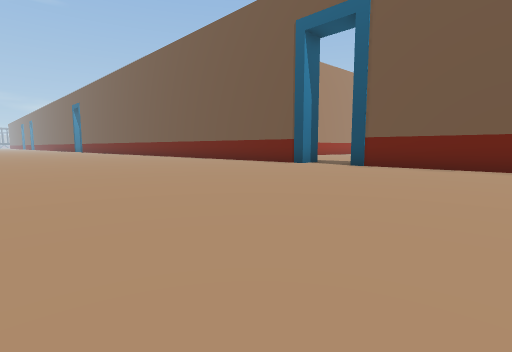
View 1 (above)

21 first-person views from a walk through a 3-D level made in the Unity game engine. The camera is 0.28 m above the floor, tilts 6° down and sees 85° across. The floor is counted in squares, 0.5 m on a side. Each view is taken from the middle of a square. On the plan, view 1 faces up. The plan holds only what a view shows up to about 9 squares ahead; the rest is blank. The place goes on beyond the plan.

View 2
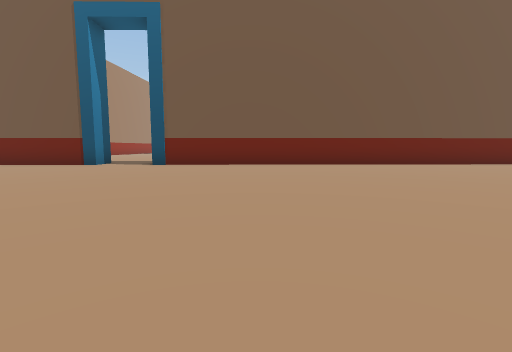

View 3
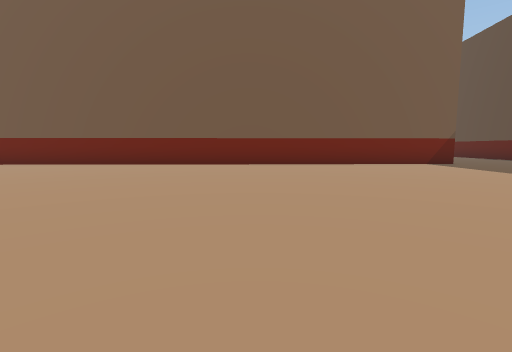

View 4
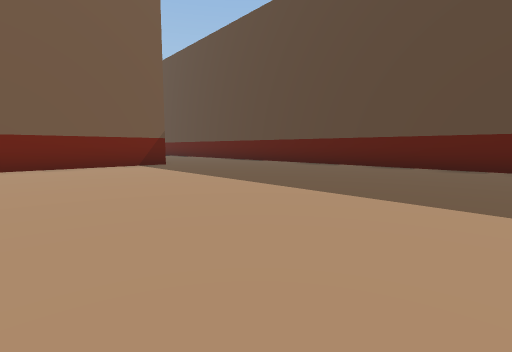

View 5
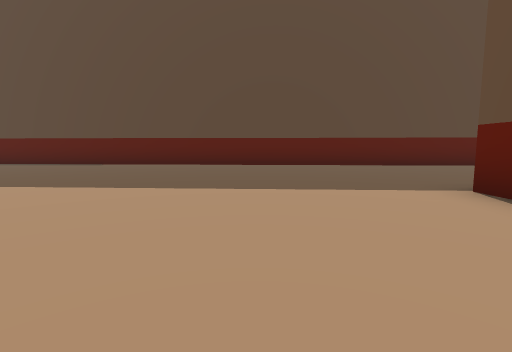

View 6
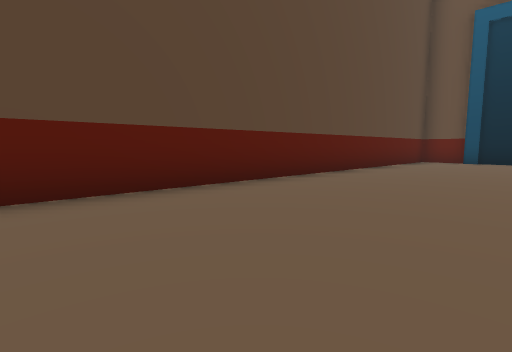

View 7
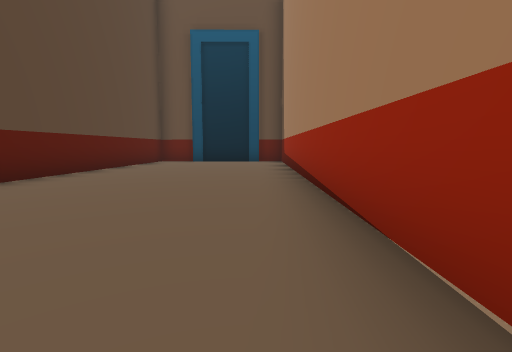

View 8
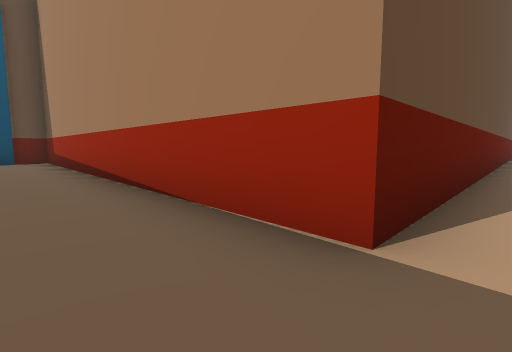

View 9
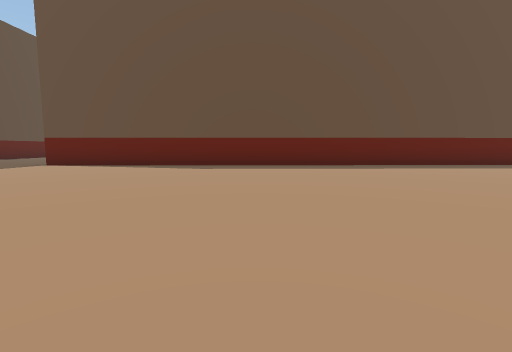

View 10
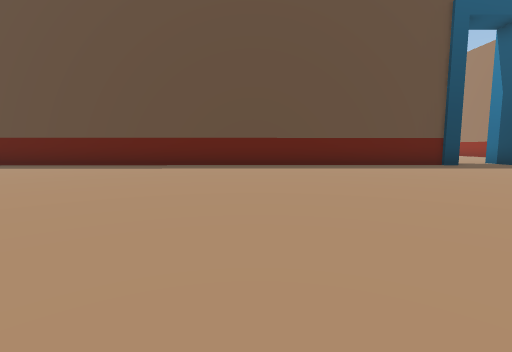

View 11
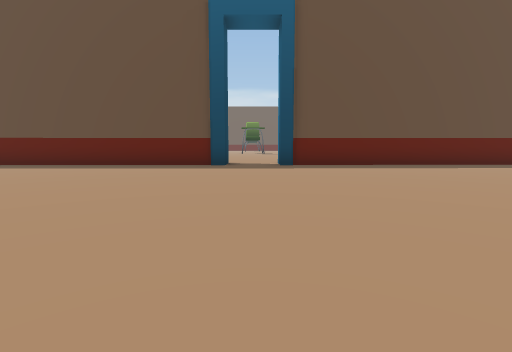

View 12
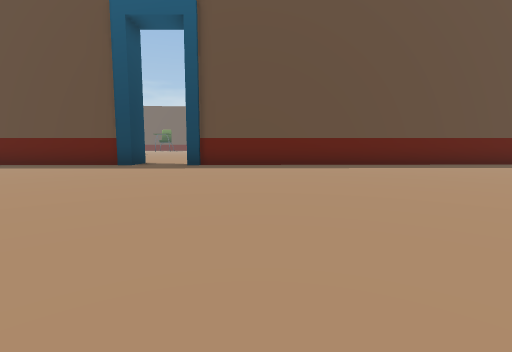

View 13
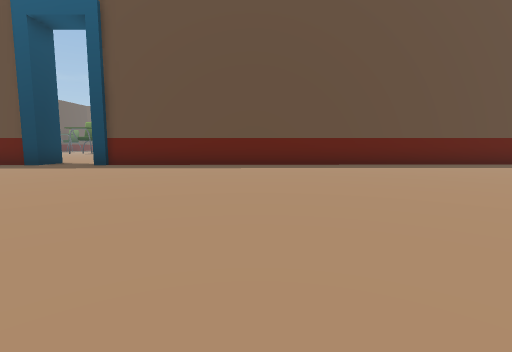

View 14
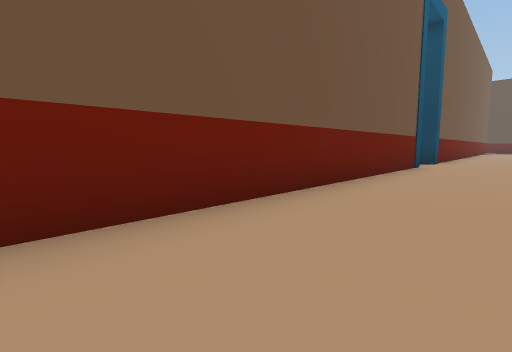

View 15
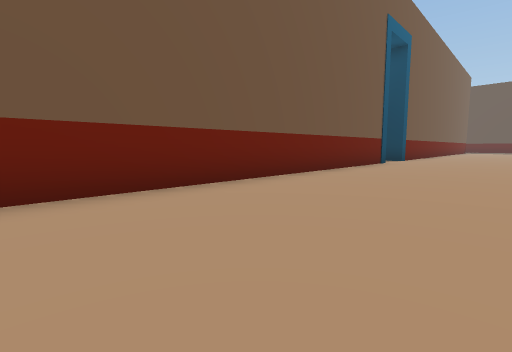

View 16
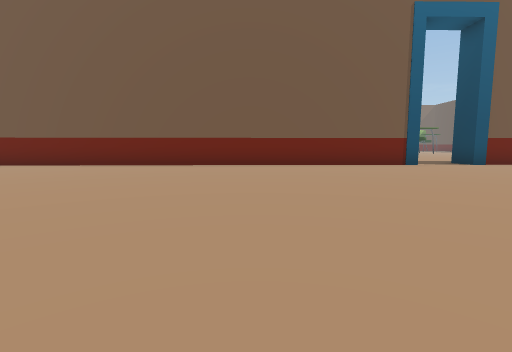

View 17
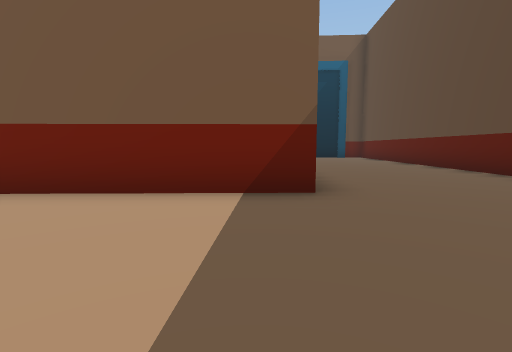

View 18
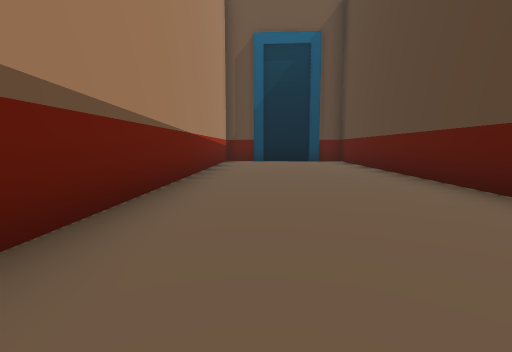

View 19
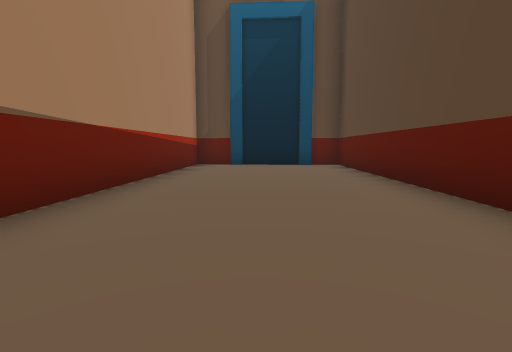

View 20
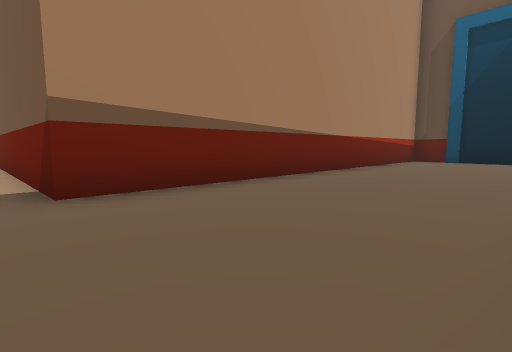

View 21
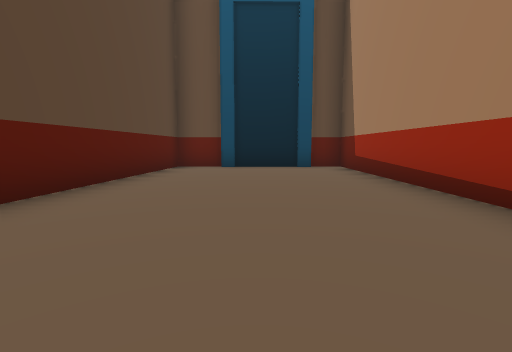

### Floor plan
Points are (right, up) in squares from view 1. A wall is a line through its corners. A room is listed if a view was taken in it or the views show most of it. See-through windows are left out.
Room 1 (views 1, 2, 3, 4, 5, 6, 7, 8, 9, 10, 11, 12, 13, 14, 15, 16, 17, 18, 19, 20, 21)
walls: (1.9, 9.9) (1.6, 9.6) (-5.6, 16.5); (-6.8, 2.9) (-6.4, 3.3) (6.5, -9.4) (-1.2, -16.8) (1.4, -19.4); (2.7, -19.5) (24.6, 0.1); (-15.5, 12.2) (-7.6, 4.4) (-8, 4.1); (24.6, 2.8) (23, 4.6) (14.9, -3.2) (2.9, 8.4) (3.1, 8.7)

Positions as (right, up) in squares from view 1, and headings:
1: (0, 0), facing up
2: (-1, 0), facing up-right
3: (4, -5), facing up-right
4: (6, -6), facing right
5: (6, -5), facing down-right
6: (8, -10), facing down
7: (7, -10), facing down-left
8: (8, -10), facing left
9: (8, 1), facing down-left
10: (4, 5), facing down-left
11: (-1, 10), facing down-left
12: (-3, 12), facing down-left
13: (-5, 14), facing down-left
14: (-6, 14), facing right
15: (-8, 14), facing right
16: (-8, 7), facing up-right
17: (12, -5), facing up-right
18: (16, -4), facing up-right
19: (18, -3), facing up-right
20: (17, -6), facing up
21: (6, -13), facing down-left
